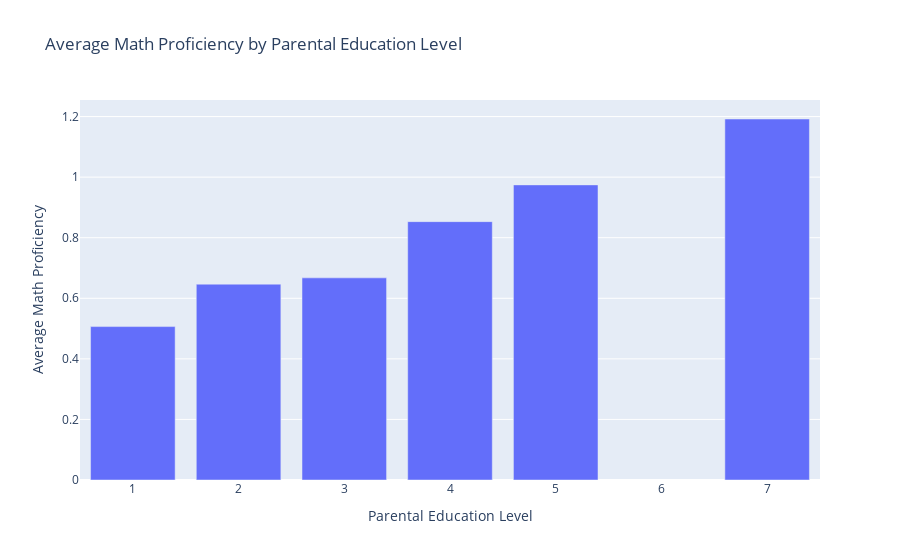

The notebook cell this image was saved under:
### Code cell
# Filter and group by parental education level
df_cleaned = df[df[['X1TXMTH', 'X1PAREDU']].ge(0).all(1)]
average_math_by_parent_edu = df_cleaned.groupby('X1PAREDU')['X1TXMTH'].mean().reset_index()

# Bar chart of Average Math Proficiency by Parental Education Level
fig = px.bar(average_math_by_parent_edu, 
             x='X1PAREDU', 
             y='X1TXMTH', 
             title='Average Math Proficiency by Parental Education Level', 
             labels={'X1PAREDU': 'Parental Education Level', 'X1TXMTH': 'Average Math Proficiency'})
fig.show()

### Figure 1 — Plotly figure (JSON) as saved in the notebook; plotly's stock layout.template omitted (floating-point values rounded to 4 significant figures)
{"data": [{"alignmentgroup": "True", "hovertemplate": "Parental Education Level=%{x}<br>Average Math Proficiency=%{y}<extra></extra>", "legendgroup": "", "marker": {"color": "#636efa", "pattern": {"shape": ""}}, "name": "", "offsetgroup": "", "orientation": "v", "showlegend": false, "textposition": "auto", "type": "bar", "x": [1, 2, 3, 4, 5, 7], "xaxis": "x", "y": [0.5066, 0.6466, 0.6674, 0.8531, 0.9744, 1.192], "yaxis": "y"}], "layout": {"autosize": true, "barmode": "relative", "legend": {"tracegroupgap": 0}, "title": {"text": "Average Math Proficiency by Parental Education Level"}, "xaxis": {"anchor": "y", "autorange": true, "domain": [0, 1], "range": [0.5, 7.5], "title": {"text": "Parental Education Level"}, "type": "linear"}, "yaxis": {"anchor": "x", "autorange": true, "domain": [0, 1], "range": [0, 1.255], "title": {"text": "Average Math Proficiency"}, "type": "linear"}}}
